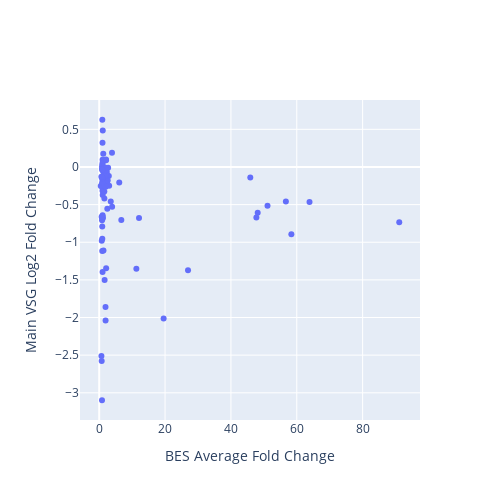

Notebook source saved alongside this figure:
### Code cell
from plotly.subplots import make_subplots
import plotly.graph_objects as go
import plotly.io as pio

fig = make_subplots(
    rows=1,
    cols=1,
    #subplot_titles=["BES vs Main VSG"],
)

scatter = go.Scatter(
    x=merge['BES'],
    y=merge['main_vsg'],
    mode='markers',
    text=list(merge.index.values),
    hoverinfo='text',
    name='scatter',
    showlegend=False,
    # hovertemplate='%{text}'
)
fig.add_trace(scatter, row=1, col=1)

fig.update_layout(
    width=500,
    height=500,
    showlegend=False,
    hovermode='closest',
    xaxis_title="BES Average Fold Change",
    yaxis_title="Main VSG Log2 Fold Change",
)

# Save as an exportable HTML file
pio.write_html(
    fig,
    file="vsgs_web_server/scatter_plots/bes_vs_main_vsg.html",   # change path/name if you like
    include_plotlyjs="cdn",
    full_html=True,
    auto_open=False,
)
fig

### Figure 1 — Plotly figure (JSON) as saved in the notebook; plotly's stock layout.template omitted (floating-point values rounded to 4 significant figures)
{"data": [{"hoverinfo": "text", "mode": "markers", "name": "scatter", "showlegend": false, "text": ["BDF2_1_KO48", "BDF3_1_KO24", "BET151_1_Drug12h", "BET151_1_Drug24h", "BET151_1_Drug3h", "BET151_1_Drug48h", "BET151_1_Drug6h", "BET151_1_Drug72h", "CAF1b_1_RNAi24", "CFB2_1_RNAi9", "DFO_1_DFO", "DFO_1_DFOFe", "DFO_1_Fe", "DRBD18_1_RNAi12", "H1_1_RNAi96", "H3H4_1_KOH3", "H3H4_1_KOH3J", "H3H4_1_KOH4", "H3H4_1_KOH4J", "H3H4_1_KOJ2", "H3H4_2_KO48", "H3H4_3_KO48", "H3_1_KOH3", "H3_1_KOH3J", "H3_1_KOJ", "IPMK_1_RNAi36", "IPMK_2_RNAi36", "MCMBP_1_KO24", "MCMBP_1_KO48", "PIP5Pase_1_KO", "PIP5Pase_2_D360A_N362A", "PNUTS_1_RNAi48", "RBP10_1_RNAi24", "RBP10_2_RNAi24", "RBP10_3_RNAi24", "RBP33_1_RNAi48", "RBP42_1_KO24", "RBP42_1_KO48", "RBP42_1_KO72", "RNaseH1_1_KO", "RNaseH2A_1_RNAi24", "RNaseH2A_2_RNAi36", "SET27_1_KO", "SET27_1_sKO", "SNF2PH_1_RNAi48", "TFR_1_RNAi24", "TbATR_1_RNAi24", "TbATR_2_RNAi36", "TbCMT1_1_KO", "TbESB1_1_RNAi24", "TbESB1_2_KO48", "TbESB1_3_OE24", "TbHAT_1_RNAi48HAT1", "TbHAT_1_RNAi48HAT2", "TbPP1one_1_RNAi24", "TbPP1seven_1_RNAi24", "TbRAP1_1_2SD", "TbRAP1_1_5A", "TbRAP1_1_KO", "TbRAP1_2_dMyb", "TbSAP_1_RNAi72", "VEX1_1_Oe72", "VEX1_2_RNAi72", "VEX1_4_RNAi24", "VEX1_5_RNAi48", "VEX1_6_RNAi72", "VEX1and2_1_RNAi24", "VEX1and2_1_RNAi48", "VEX2_1_RNAi24", "VEX2_1_RNAi48", "ZC3H28_1_RNAi10", "ZC3H28_1_RNAi14", "ZC3H28_1_RNAi16", "ZC3H28_1_RNAi24", "ZC3H40_1_RNAi72", "ZC3H5_2_RNAi12", "ZC3H5_3_RNAi12", "ZC3H5_4_RNAi12", "ZC3H5_5_RNAi12"], "type": "scatter", "x": [1.055, 2.459, 1.0, 0.8629, 1.077, 0.7574, 1.02, 0.851, 3.508, 1.02, 1.004, 1.003, 1.009, 0.9988, 3.919, 1.559, 2.919, 1.0, 1.045, 0.7822, 2.109, 1.94, 2.317, 2.084, 0.8907, 1.016, 1.0, 2.588, 6.715, 51.11, 11.29, 2.397, 1.08, 1.0, 0.9698, 1.299, 1.238, 0.8984, 0.8792, 1.045, 1.577, 1.641, 3.886, 2.021, 1.197, 1.253, 2.423, 12.09, 1.003, 1.923, 0.6729, 3.02, 0.4706, 0.9664, 45.88, 0.7454, 26.97, 19.57, 56.69, 91.11, 2.707, 6.089, 2.065, 1.276, 1.681, 2.034, 63.86, 58.35, 48.13, 47.73, 0.9916, 0.9377, 0.9282, 0.9158, 1.97, 0.981, 0.9138, 0.9476, 0.6629], "xaxis": "x", "y": [-0.3716, -0.5553, -0.02755, -0.7094, 0.4828, -2.576, 0.09418, -3.099, -0.4579, -1.394, 0.03405, -0.04079, 0.05408, -0.3174, -0.5289, -0.327, -0.1196, -0.6821, -0.6398, -0.9816, -1.346, -2.039, -0.067, 0.09047, 0.008439, -0.2811, -0.1735, -0.1815, -0.7051, -0.5163, -1.351, -0.11, -0.671, -0.688, -0.6605, -1.109, 0.1769, -0.01795, -0.2204, -0.1427, -0.4175, -1.501, 0.1891, -0.1021, -0.01494, -0.06309, -0.2232, -0.6769, 0.3214, -1.861, -2.511, -0.2487, -0.2521, -0.2073, -0.1403, -0.6599, -1.372, -2.013, -0.4586, -0.7359, -0.009743, -0.2078, 0.09933, -0.02921, -0.1232, -0.01123, -0.464, -0.8925, -0.6084, -0.67, -0.1568, -0.9521, -0.7902, -1.116, -0.2616, -0.1433, -0.0367, 0.6272, -0.1306], "yaxis": "y"}], "layout": {"height": 500, "hovermode": "closest", "showlegend": false, "width": 500, "xaxis": {"anchor": "y", "domain": [0, 1], "title": {"text": "BES Average Fold Change"}}, "yaxis": {"anchor": "x", "domain": [0, 1], "title": {"text": "Main VSG Log2 Fold Change"}}}}
